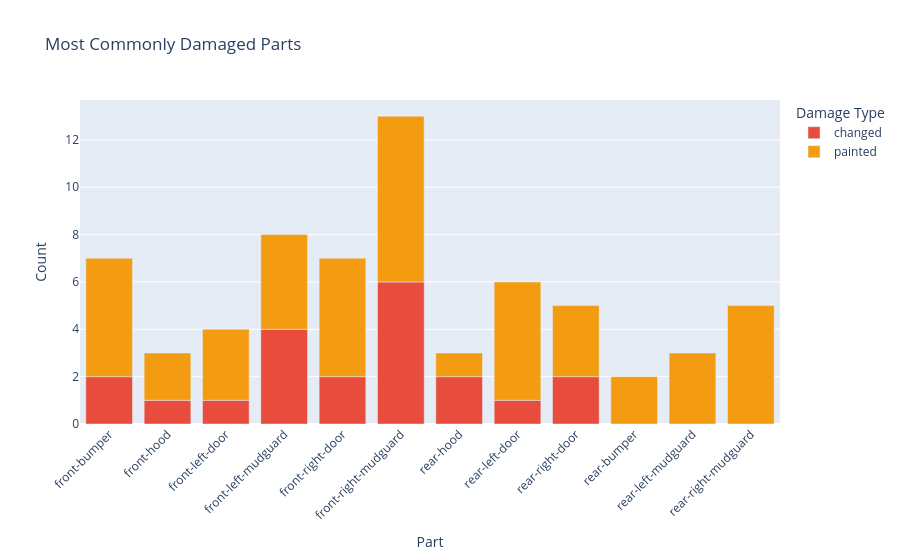

The cell this chart's notebook holds for it:
### Code cell
# Heatmap of most commonly damaged parts
if not df_damage.empty:
    damage_pivot = df_damage[df_damage["status"] != "original"].groupby(
        ["part_name", "status"]
    ).size().reset_index(name="count")

    if not damage_pivot.empty:
        fig = px.bar(
            damage_pivot, x="part_name", y="count", color="status",
            title="Most Commonly Damaged Parts",
            labels={"part_name": "Part", "count": "Count", "status": "Damage Type"},
            color_discrete_map={
                "painted": "#f39c12", "local-painted": "#e67e22", "changed": "#e74c3c"
            }
        )
        fig.update_layout(xaxis_tickangle=-45)
        fig.show()
    else:
        print("No damage data found.")
else:
    print("No damage data available.")

### Figure 1 — Plotly figure (JSON) as saved in the notebook; plotly's stock layout.template omitted (floating-point values rounded to 4 significant figures)
{"data": [{"hovertemplate": "Damage Type=changed<br>Part=%{x}<br>Count=%{y}<extra></extra>", "legendgroup": "changed", "marker": {"color": "#e74c3c", "pattern": {"shape": ""}}, "name": "changed", "orientation": "v", "showlegend": true, "textposition": "auto", "type": "bar", "x": ["front-bumper", "front-hood", "front-left-door", "front-left-mudguard", "front-right-door", "front-right-mudguard", "rear-hood", "rear-left-door", "rear-right-door"], "xaxis": "x", "y": [2, 1, 1, 4, 2, 6, 2, 1, 2], "yaxis": "y"}, {"hovertemplate": "Damage Type=painted<br>Part=%{x}<br>Count=%{y}<extra></extra>", "legendgroup": "painted", "marker": {"color": "#f39c12", "pattern": {"shape": ""}}, "name": "painted", "orientation": "v", "showlegend": true, "textposition": "auto", "type": "bar", "x": ["front-bumper", "front-hood", "front-left-door", "front-left-mudguard", "front-right-door", "front-right-mudguard", "rear-bumper", "rear-hood", "rear-left-door", "rear-left-mudguard", "rear-right-door", "rear-right-mudguard"], "xaxis": "x", "y": [5, 2, 3, 4, 5, 7, 2, 1, 5, 3, 3, 5], "yaxis": "y"}], "layout": {"barmode": "relative", "legend": {"title": {"text": "Damage Type"}, "tracegroupgap": 0}, "title": {"text": "Most Commonly Damaged Parts"}, "xaxis": {"anchor": "y", "domain": [0, 1], "tickangle": -45, "title": {"text": "Part"}}, "yaxis": {"anchor": "x", "domain": [0, 1], "title": {"text": "Count"}}}}
